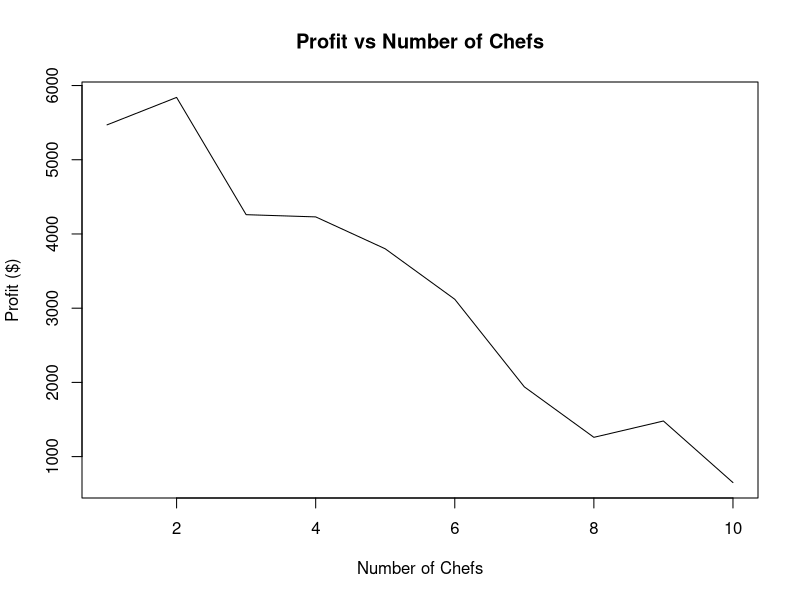
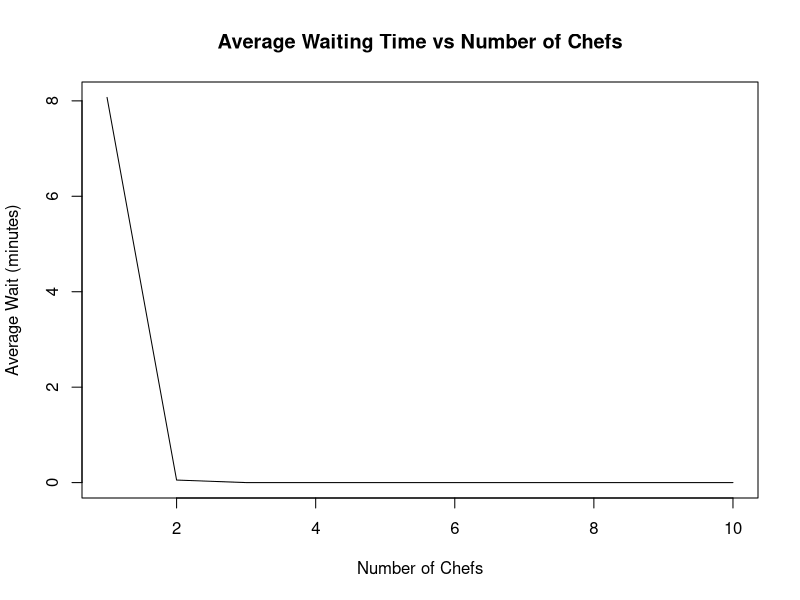
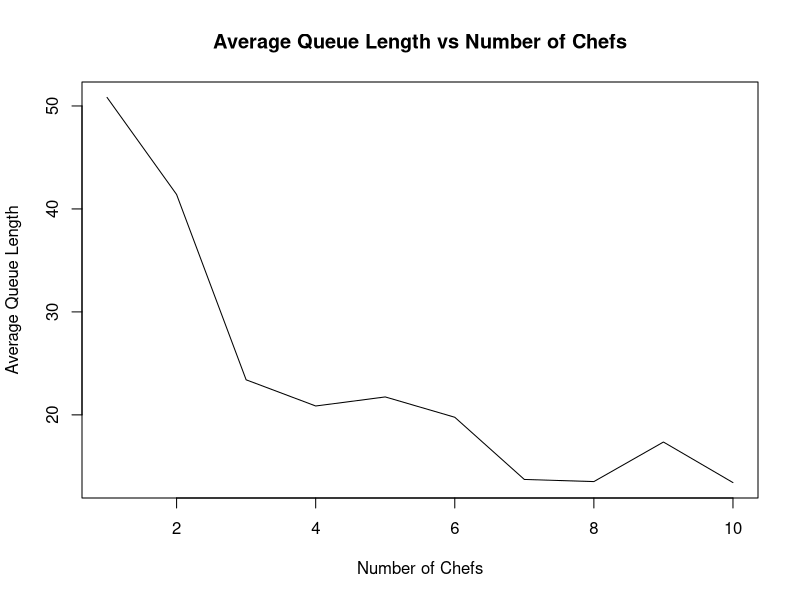

Recreate these plots in R, in order.
## ---- chunk 1
# Function to generate customer arrival times (same as Scenario 1)
generate_arrival_times <- function(lambda_A, hours) {
  total_time <- hours * 60
  arrivals <- numeric(0)
  current_time <- 0
  while (current_time <= total_time) {
    current_time <- current_time + rexp(1, rate = lambda_A / 60)
    if (current_time <= total_time) {
      arrivals <- c(arrivals, current_time)
    }
  }
  arrivals
}

# Function to generate service times (modified for chef-dependent rate)
generate_service_times <- function(num_customers, num_chefs) {
  lambda_S <- 3 * num_chefs  # Service rate depends on number of chefs
  rexp(num_customers, rate = lambda_S / 60)
}

# Enhanced queue simulation for multiple tables and chefs
simulate_queue_scenario2 <- function(arrivals, service_times, num_tables, num_chefs) {
  num_customers <- length(arrivals)
  if (num_customers == 0) {
    stop("No customers arrived during the simulation period.")
  }
  
  # Initialize tracking variables
  table_departure_times <- matrix(0, nrow = num_tables, ncol = 1)  # Track each table
  waiting_times <- numeric(num_customers)
  queue_lengths <- numeric(num_customers)
  down_time <- 0
  revenue <- 0
  
  for (i in 1:num_customers) {
    # Find earliest available table
    next_available_time <- min(table_departure_times)
    available_table <- which.min(table_departure_times)
    
    if (arrivals[i] >= next_available_time) {
      # No waiting required
      waiting_times[i] <- 0
      table_departure_times[available_table] <- arrivals[i] + service_times[i]
      revenue <- revenue + 50  # Add revenue for served customer
      
      # Calculate down-time
      if (arrivals[i] > next_available_time) {
        down_time <- down_time + (arrivals[i] - next_available_time)
      }
    } else {
      # Customer must wait
      waiting_times[i] <- next_available_time - arrivals[i]
      table_departure_times[available_table] <- next_available_time + service_times[i]
      revenue <- revenue + 50
    }
    
    # Calculate current queue length
    queue_lengths[i] <- sum(arrivals <= arrivals[i] & 
                          apply(table_departure_times, 1, function(x) x > arrivals[i]))
  }
  
  # Calculate costs and profit
  labor_cost <- num_chefs * 40 * 12  # $40 per hour per chef, 12 hours
  profit <- revenue - labor_cost
  
  list(
    waiting_times = waiting_times,
    queue_lengths = queue_lengths,
    down_time = down_time,
    revenue = revenue,
    labor_cost = labor_cost,
    profit = profit,
    table_utilization = 1 - (down_time / (12 * 60 * num_tables))
  )
}

# Enhanced metrics calculation
calculate_metrics_scenario2 <- function(results) {
  list(
    avg_waiting_time = mean(results$waiting_times),
    max_waiting_time = max(results$waiting_times),
    p95_waiting_time = quantile(results$waiting_times, 0.95),
    avg_queue_length = mean(results$queue_lengths),
    max_queue_length = max(results$queue_lengths),
    p95_queue_length = quantile(results$queue_lengths, 0.95),
    total_down_time = results$down_time / 60,
    revenue = results$revenue,
    labor_cost = results$labor_cost,
    profit = results$profit,
    table_utilization = results$table_utilization
  )
}
## ---- chunk 2
# Parameters for Scenario 2
lambda_A <- 10  # Customer arrival rate (per hour)
hours <- 12     # Operating hours (10 AM - 10 PM)
num_tables <- 5 # Number of tables

# Test different numbers of chefs
results_by_chef <- list()
for(num_chefs in 1:10) {
  # Generate arrivals and service times
  arrival_times <- generate_arrival_times(lambda_A, hours)
  service_times <- generate_service_times(length(arrival_times), num_chefs)
  
  # Run simulation
  simulation_results <- simulate_queue_scenario2(arrival_times, service_times, 
                                               num_tables, num_chefs)
  
  # Calculate metrics
  results_by_chef[[num_chefs]] <- calculate_metrics_scenario2(simulation_results)
}
## ---- chunk 3
# Visualize results across different chef counts
# Create data frames for plotting
chef_metrics <- data.frame(
  num_chefs = 1:10,
  avg_wait = sapply(results_by_chef, function(x) x$avg_waiting_time),
  profit = sapply(results_by_chef, function(x) x$profit),
  queue_length = sapply(results_by_chef, function(x) x$avg_queue_length)
)

# Plot profit vs number of chefs
plot(chef_metrics$num_chefs, chef_metrics$profit, type = "l",
     main = "Profit vs Number of Chefs",
     xlab = "Number of Chefs", ylab = "Profit ($)")

# Plot average waiting time vs number of chefs
plot(chef_metrics$num_chefs, chef_metrics$avg_wait, type = "l",
     main = "Average Waiting Time vs Number of Chefs",
     xlab = "Number of Chefs", ylab = "Average Wait (minutes)")

# Plot average queue length vs number of chefs
plot(chef_metrics$num_chefs, chef_metrics$queue_length, type = "l",
     main = "Average Queue Length vs Number of Chefs",
     xlab = "Number of Chefs", ylab = "Average Queue Length")
## ---- chunk 4
# Find optimal number of chefs
optimal_chefs <- which.max(sapply(results_by_chef, function(x) x$profit))
cat("Optimal number of chefs:", optimal_chefs, "\n")
cat("Maximum profit: $", results_by_chef[[optimal_chefs]]$profit, "\n")
cat("Average waiting time with optimal staffing:", 
    results_by_chef[[optimal_chefs]]$avg_waiting_time, "minutes\n")
cat("Average queue length with optimal staffing:", 
    results_by_chef[[optimal_chefs]]$avg_queue_length, "\n")
